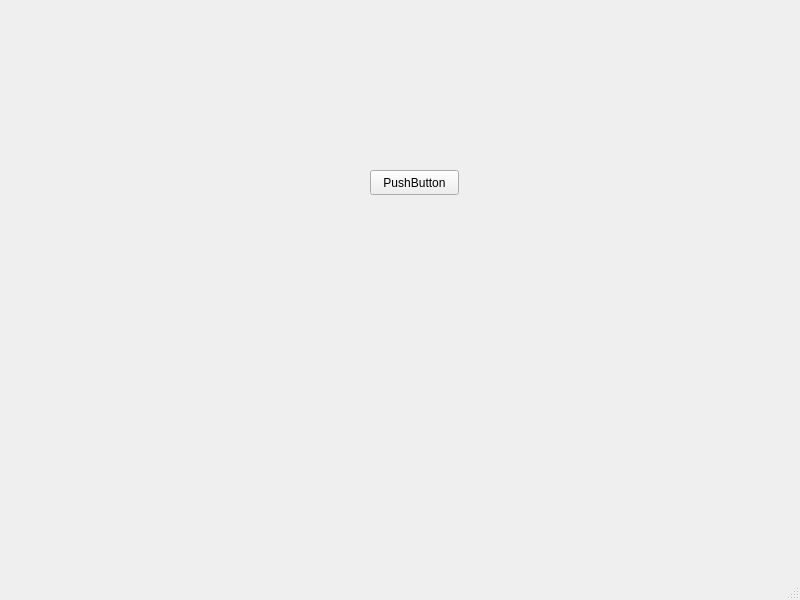
<?xml version="1.0" encoding="UTF-8"?>
<ui version="4.0">
 <class>MainWindow</class>
 <widget class="QMainWindow" name="MainWindow">
  <property name="geometry">
   <rect>
    <x>0</x>
    <y>0</y>
    <width>800</width>
    <height>600</height>
   </rect>
  </property>
  <property name="windowTitle">
   <string>MainWindow</string>
  </property>
  <widget class="QWidget" name="centralwidget">
   <widget class="QPushButton" name="pushButton">
    <property name="geometry">
     <rect>
      <x>370</x>
      <y>170</y>
      <width>89</width>
      <height>25</height>
     </rect>
    </property>
    <property name="text">
     <string>PushButton</string>
    </property>
   </widget>
  </widget>
  <widget class="QMenuBar" name="menubar">
   <property name="geometry">
    <rect>
     <x>0</x>
     <y>0</y>
     <width>800</width>
     <height>22</height>
    </rect>
   </property>
  </widget>
  <widget class="QStatusBar" name="statusbar"/>
 </widget>
 <resources/>
 <connections/>
</ui>
